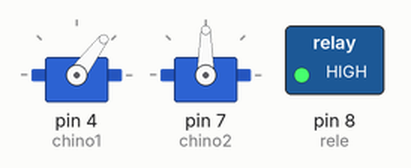
Bench run of a sketch on a simulated Arduino Uno, built with avr-gcc and run on an emulated ATmega328P. Shown: 2 × servo, switched loads named in the sketch (green lamp = pin HIGH).

Above: at 0.05 s.
At 0.4 s:
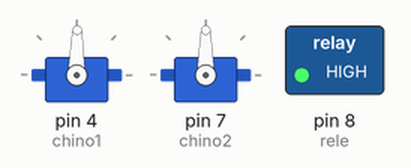
At 0.75 s:
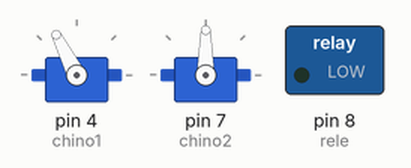
At 1.45 s:
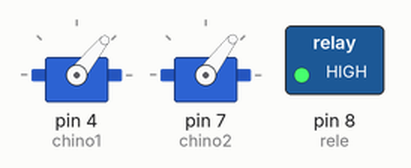
At 2.15 s:
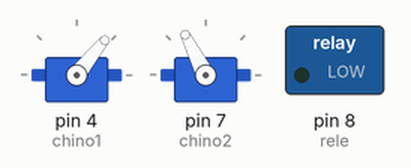
At 2.8 s:
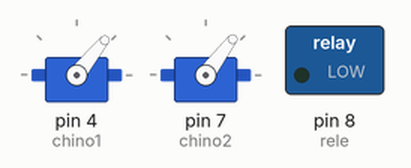
Timing chart, 0 to 6.5 s (numbered marks = the images above):
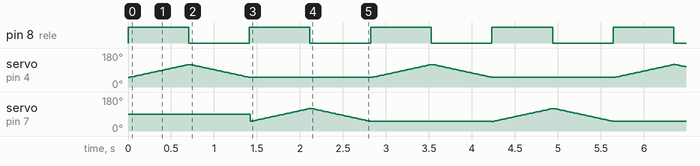

Measured:
- by itself, pin 8 (rele): alternates HIGH for 0.71 s and LOW for 0.71 s

The sketch:

servorele.ino
```cpp
#include "Servo.h"
Servo chino1;
Servo chino2;


const int rele = 8;

void setup() {
  chino1.attach(4);
  chino2.attach(7);
  pinMode(rele,OUTPUT);

}

void loop() {
  digitalWrite(rele, HIGH);

  for(int i=50;i<120;i++){

    chino1.write(i);
    delay(10);
  }
  digitalWrite(rele,LOW);


  for(int i=120;i>50;i--){

    chino1.write(i);
    delay(10);
  }


digitalWrite(rele, HIGH);

  for(int O=50;O<120;O++){

    chino2.write(O);
    delay(10);
  }
  digitalWrite(rele,LOW);
  for(int O=120;O>50;O--){

    chino2.write(O);
    delay(10);

  }

   }
```
